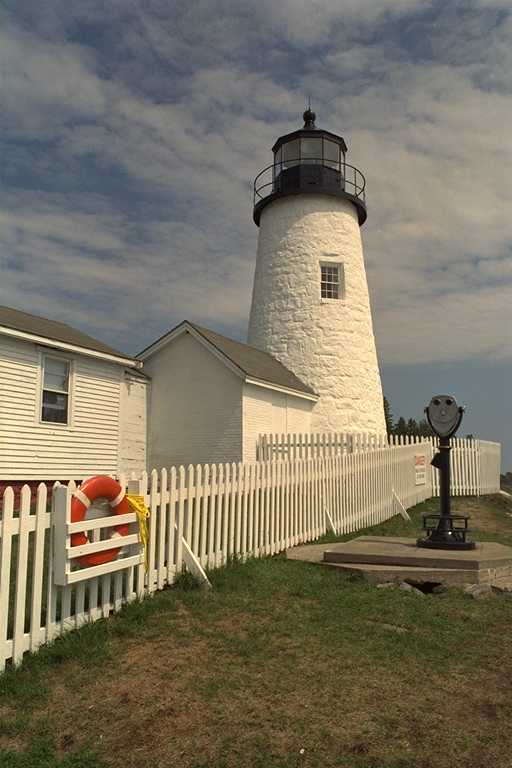
#> input picture experiments/workspace/outputs/paper_revision_2026-09-17/figures/kodim19.png, 512 x 768 px
$ python gen_fig_rigid.py
#> lines starting #> are read from the running program, lines starting #| are printed output that depends on the picture
"""Reproduce the supplied 15-degree lighthouse test with matched x/y shifts.

The finite Fourier-shear realization is reversible; it is not an exact
Euclidean rotation of an arbitrary periodic finite image. No numerical
matrix inverse is used. RMSE is absolute on the central 160x160 crop.
Source image: https://r0k.us/graphics/kodak/kodak/kodim19.png
"""
from pathlib import Path
import json
import numpy as np
import matplotlib
matplotlib.use("Agg")
import matplotlib.pyplot as plt
from matplotlib.colors import SymLogNorm
from matplotlib.patches import FancyBboxPatch, FancyArrowPatch
from scipy.special import erf
from PIL import Image

ROOT = Path(__file__).resolve().parents[1]
NORM = SymLogNorm(linthresh=0.001, vmin=-1, vmax=1, base=10)
SRC, CLS, CON = "#eef1f4", "#faf0ee", "#eef4ef"

def keys(x, a=-0.5):
    x = np.abs(x)
    return np.where(x < 1, (a+2)*x**3-(a+3)*x**2+1,
                    np.where(x < 2, a*x**3-5*a*x**2+8*a*x-4*a, 0))

dx, L = 1/32, 128
Nf = int(2*L/dx)
xf = (np.arange(Nf)-Nf//2)*dx
wf = 2*np.pi*np.fft.fftfreq(Nf, d=dx)
U = np.real(np.fft.fftshift(np.fft.fft(np.fft.ifftshift(keys(xf)))*dx))
wsf = np.fft.fftshift(wf)
def uh(arg):
    return np.interp(np.abs(arg), wsf[wsf >= 0], U[wsf >= 0])
BL = 0.65*np.pi
def h(w):
    v = np.ones_like(np.asarray(w, float))
    for j in range(12):
        v *= uh(w/2**j)
    return v*(np.abs(w) < BL)

n = 384
img = np.asarray(Image.open(ROOT / "figures/kodim19.png").convert("L"), dtype=float)/255
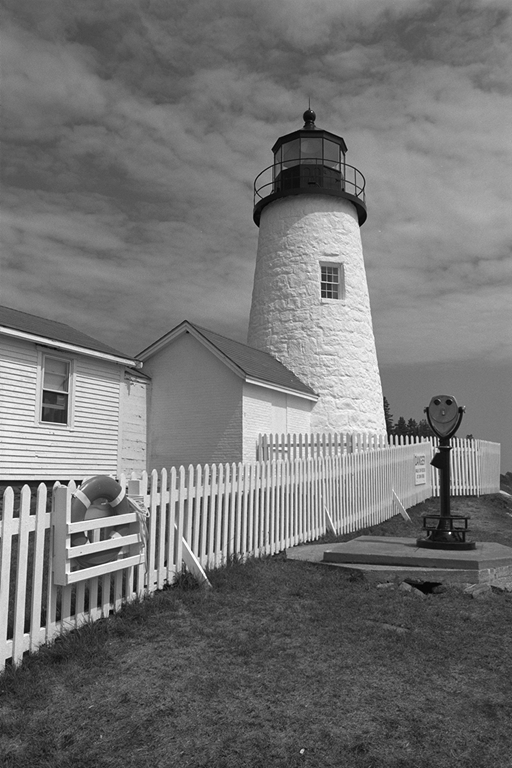
#> img: shape (768, 512) float64; min 0, max 1, mean 0.454
crop = img[116:500, 64:448]
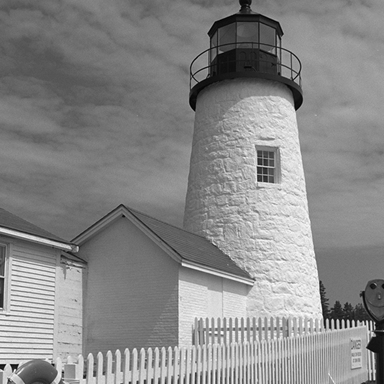
#> crop: shape (384, 384) float64; min 0, max 0.988, mean 0.535
assert crop.shape == (n, n)
wk = 2*np.pi*np.fft.fftfreq(n)
WY, WX = np.meshgrid(wk, wk, indexing="ij")
R = np.hypot(WX, WY)
H2 = h(R)
cap0 = np.fft.ifft2(np.fft.fft2(crop)*H2).real
psf = np.fft.fftshift(np.fft.ifft2(H2)).real
xs0 = np.arange(n)-(n-1)/2
w1 = 0.5*(1-erf((np.abs(xs0)-108)/12))
cap = cap0*np.outer(w1, w1)
theta, t = np.deg2rad(15.0), (0.37, 0.21)
max_discarded_imag = []
def real_part(z):
    max_discarded_imag.append(float(np.max(np.abs(z.imag))))
    return z.real
def shift_fft(I, tx, ty):
    # x is the column coordinate and y the row coordinate, in both arms.
    return real_part(np.fft.ifft2(np.fft.fft2(I)*np.exp(-1j*(WX*tx+WY*ty))))
def shear_rows(I, a):
    phase = np.exp(-1j*np.outer(a*xs0, wk))
    return real_part(np.fft.ifft(np.fft.fft(I, axis=1)*phase, axis=1))
def shear_cols(I, b):
    phase = np.exp(-1j*np.outer(wk, b*xs0))
    return real_part(np.fft.ifft(np.fft.fft(I, axis=0)*phase, axis=0))
def rotate_consistent(I, th):
    a, b = -np.tan(th/2), np.sin(th)
    return shear_rows(shear_cols(shear_rows(I, a), b), a)
def T_consistent(I):
    return shift_fft(rotate_consistent(I, theta), *t)
def Tinv_consistent(I):
    return rotate_consistent(shift_fft(I, -t[0], -t[1]), -theta)

c = (n-1)/2
YY, XX = np.meshgrid(np.arange(n), np.arange(n), indexing="ij")
def fwd_map():
    y, x = YY-c-t[1], XX-c-t[0]
    return np.cos(theta)*y-np.sin(theta)*x+c, np.sin(theta)*y+np.cos(theta)*x+c
def inv_map():
    y, x = YY-c, XX-c
    return np.cos(theta)*y+np.sin(theta)*x+c+t[1], -np.sin(theta)*y+np.cos(theta)*x+c+t[0]
def resample_classical(I, mapping):
    ys, xs = mapping()
    y0, x0 = np.floor(ys).astype(int), np.floor(xs).astype(int)
    out = np.zeros_like(I)
    for dy in range(-1, 3):
        for dx_ in range(-1, 3):
            out += keys(ys-(y0+dy))*keys(xs-(x0+dx_))*I[(y0+dy)%n, (x0+dx_)%n]
    return out

CC = slice(n//2-80, n//2+80)
def rmse(A, B):
    return float(np.sqrt(np.mean((A[CC, CC]-B[CC, CC])**2)))
Jc = resample_classical(cap, fwd_map)
#> after the loop in resample_classical, `for dy in range(-1, 3):`:
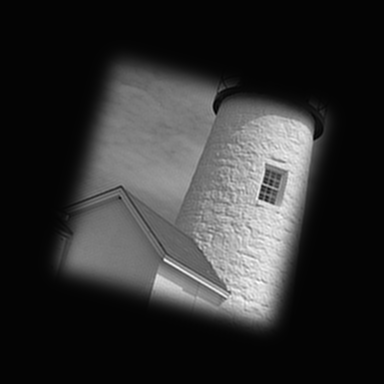
#> out: shape (384, 384) float64; min -0.0183, max 0.986, mean 0.172; drawn with min black and max white
back_c = resample_classical(Jc, inv_map)
#> the loop in resample_classical (call 2), `for dy in range(-1, 3):` made 4 passes
#> pass 1, in keys (call 35), `x = np.abs(x)`:
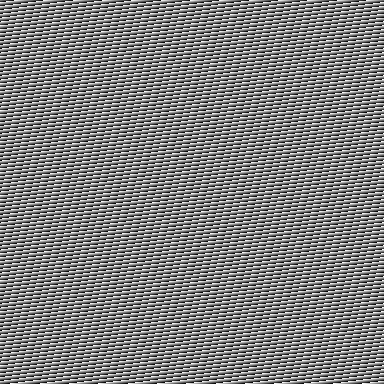
#> x: shape (384, 384) float64; min 1, max 2, mean 1.5; drawn with min black and max white
#> pass 1, in keys (call 39), `x = np.abs(x)`:
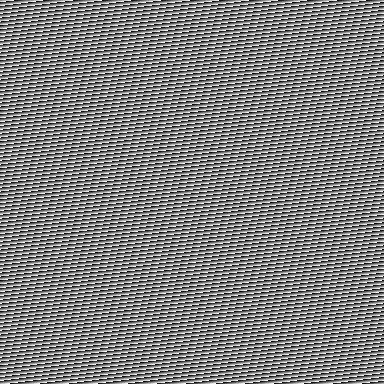
#> x: shape (384, 384) float64; min 2.47e-06, max 1, mean 0.5
Jo = T_consistent(cap)
#> in shear_cols, `return real_part(np.fft.ifft(np.fft.fft(I, axis=0)*phase, axis=0))`:
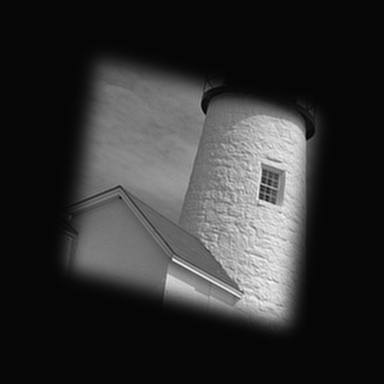
#> returned value: shape (384, 384) float64; min -0.0257, max 1, mean 0.172; drawn with min black and max white
back_o = Tinv_consistent(Jo)
e_cls, e_con = rmse(back_c, cap), rmse(back_o, cap)
#> e_cls = 0.00424; e_con = 4.18e-16
contrast = float(cap[CC, CC].std())
#> contrast = 0.135
results = {"classical_rmse": e_cls, "consistent_rmse": e_con,
           "central_crop_std": contrast,
           "classical_relative_rmse": e_cls/contrast,
           "consistent_relative_rmse": e_con/contrast,
           "max_discarded_imaginary_part": max(max_discarded_imag),
           "windowed_out_of_band_energy_fraction": float(np.sum(np.abs(np.fft.fft2(cap)[R >= BL])**2)/np.sum(np.abs(np.fft.fft2(cap))**2)),
           "discrete_model_psf_min": float(psf.min()),
           "translation_xy": list(t), "angle_degrees": 15,
           "crop": [116, 500, 64, 448], "evaluation_crop": [112,272,112,272]}
print(json.dumps(results, indent=2))
#> (printed output is left out)
assert e_con < 1e-12
(ROOT / "geometry_results.json").write_text(json.dumps(results, indent=2)+"\n")

plt.rcParams.update({"font.size": 15.2, "axes.titlesize": 15.2,
                    "pdf.fonttype": 42, "ps.fonttype": 42})
fig = plt.figure(figsize=(7.0, 4.3))
gs = fig.add_gridspec(2, 4, width_ratios=[1,1,1,1], wspace=0.24, hspace=0.70,
                      left=0.03, right=0.945, top=0.86, bottom=0.13)
vm = np.abs((back_c-cap)[CC, CC]).max()
#> vm = 0.0393
axin = fig.add_subplot(gs[0,0])
axin.imshow(cap[CC, CC], cmap="gray", vmin=0, vmax=1)
axin.set_title("input", pad=2)
axpsf = fig.add_subplot(gs[1,0])
axpsf.imshow((psf/np.abs(psf).max())[n//2-16:n//2+16,n//2-16:n//2+16], cmap="RdBu_r", norm=NORM)
axpsf.set_title("model PSF", pad=2)
rows = [("classical", Jc, back_c, back_c-cap, e_cls, "%.1e", CLS),
        ("Fourier shears", Jo, back_o, back_o-cap, e_con, "%.0e", CON)]
axes = []
for i, (nm,J,bk,err,e,fmt,col) in enumerate(rows):
    a1,a2,a3 = [fig.add_subplot(gs[i,j]) for j in (1,2,3)]
    a1.imshow(J[CC,CC], cmap="gray", vmin=0, vmax=1); a1.set_title("transformed", pad=2)
    a2.imshow(bk[CC,CC], cmap="gray", vmin=0, vmax=1); a2.set_title("back", pad=2)
    a3.imshow(err[CC,CC], cmap="RdBu_r", vmin=-vm, vmax=vm); a3.set_title("round-trip\nerror", pad=2, linespacing=0.95)
    for ax in (a1,a2,a3): ax.set_xticks([]); ax.set_yticks([])
    axes.append((a1,a2,a3,nm,col,e,fmt))
#> this loop made 2 passes
#> (nm, e, fmt, col) on passes 1 to 2: ('classical', 0.00424, '%.1e', '#faf0ee'), ('Fourier shears', 4.18e-16, '%.0e', '#eef4ef')
#> after the loop, axes = 2 items
for ax in (axin,axpsf): ax.set_xticks([]); ax.set_yticks([])
fig.text(0.5,1.005,"rotate $15^\\circ$ and shift $(%.2f,\\,%.2f)$ px, then back" % t,
         ha="center",va="top",fontsize=16.0)
fig.canvas.draw()
def bb(ax): return ax.get_position()
def box(x0,y0,x1,y1,color,pad=0.012):
    fig.add_artist(FancyBboxPatch((x0-pad,y0-pad), x1-x0+2*pad,y1-y0+2*pad,
        boxstyle="round,pad=0.004,rounding_size=0.02",fc=color,ec="none",zorder=-5,transform=fig.transFigure))
b_in,b_ps = bb(axin),bb(axpsf)
box(b_in.x0,b_ps.y0-0.09,b_in.x1,b_in.y1+0.10,SRC)
ar = dict(arrowstyle="-|>",color="0.4",lw=0.8,mutation_scale=7,shrinkA=0,shrinkB=0)
xsplit,ymid = b_in.x1+0.035,(b_ps.y0+b_in.y1)/2
fig.add_artist(plt.Line2D([b_in.x1+0.016,xsplit],[ymid,ymid],color="0.4",lw=0.8))
for a1,a2,a3,nm,col,e_,fmt_ in axes:
    y = (bb(a1).y0+bb(a1).y1)/2
    box(bb(a1).x0,bb(a1).y0-0.09,bb(a3).x1+0.040,bb(a1).y1+0.10,col)
    fig.add_artist(plt.Line2D([xsplit,xsplit],[ymid,y],color="0.4",lw=0.8))
    fig.add_artist(FancyArrowPatch((xsplit,y),(bb(a1).x0-0.008,y),**ar))
    for s_,d_ in ((a1,a2),(a2,a3)):
        fig.add_artist(FancyArrowPatch((bb(s_).x1+0.008,y),(bb(d_).x0-0.008,y),**ar))
    fig.text((bb(a1).x0+bb(a2).x1)/2,bb(a1).y0-0.073,nm,ha="center",va="bottom",fontsize=16.8,color="0.25")
    fig.text((bb(a3).x0+bb(a3).x1)/2,bb(a3).y0-0.028,("RMSE "+fmt_)%e_,ha="center",va="top",fontsize=14.8,color="0.25")
#> this loop made 2 passes
#> (nm, col, e_, fmt_, y) on passes 1 to 2: ('classical', '#faf0ee', 0.00424, '%.1e', 0.725), ('Fourier shears', '#eef4ef', 4.18e-16, '%.0e', 0.265)
fig.savefig(ROOT / "figs/fig_rigid.pdf",bbox_inches="tight",facecolor="white")
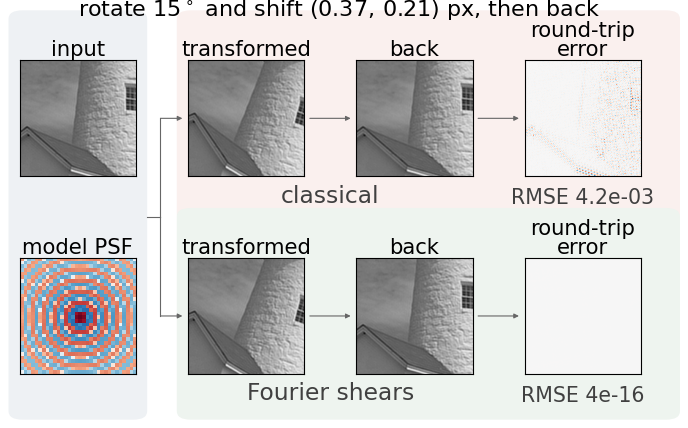
#> figure drawn by matplotlib, 8 panels
fig.savefig(ROOT / "figs/fig_rigid.png",dpi=300,bbox_inches="tight",facecolor="white")
